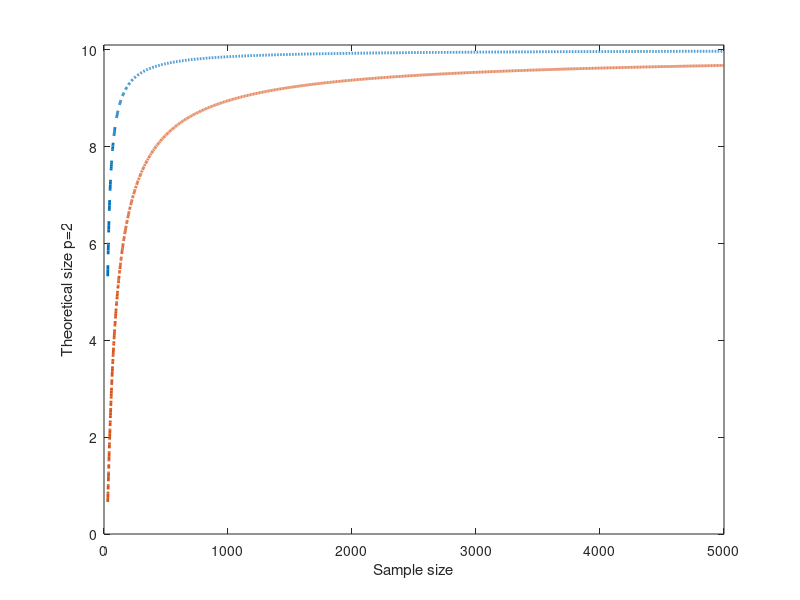

Here is the MATLAB script that generated this plot: (Note: this script raises an error after producing the figure.)
%% Theoretical individual and simultaneous size
%
% This file creates Figures A.15 and A.16


%% Create Figure A.15: plot of the size when p=2
close all
p=2;
n=30:5000;
lwd=2;
pro=1000*(1-betacdf(n*chi2inv(0.99,1)./(n-p).^2,0.5,(n-p-1)/2));
plot(n,pro,'--','LineWidth',lwd)
ylim([0 10.1])
xlabel('Sample size')
hold('on')
pstar=(betacdf(n.*chi2inv(1-0.01./n,1)./((n-p).^2),0.5,(n-p-1)/2));
ps=1000*(1-pstar.^n);
disp(1000*ps)
plot(n,ps,'-.','LineWidth',lwd)
ylabel('Theoretical size p=2')
yline(10)
legend({'Individual test' 'Simultaneous test' '10=Nominal size'},'Location','best')

prin=0;
if prin==1
    % print to postscript
    print -depsc theosizep2.eps;
else
    title("Figure A.15")
end

%% Create Figure A.16: plot of the size when p=10
close all
p=10;
n=30:5000;
lwd=2;
pro=1000*(1-betacdf(n*chi2inv(0.99,1)./(n-p).^2,0.5,(n-p-1)/2));
plot(n,pro,'--','LineWidth',lwd)
ylim([0 10.1])
xlabel('Sample size')
hold('on')
pstar=(betacdf(n.*chi2inv(1-0.01./n,1)./((n-p).^2),0.5,(n-p-1)/2));
ps=1000*(1-pstar.^n);
disp(1000*ps)
plot(n,ps,'-.','LineWidth',lwd)
ylabel('Theoretical size p=10')
yline(10)
legend({'Individual test' 'Simultaneous test' '10=Nominal size'},'Location','best')
prin=0;
if prin==1
    % print to postscript
    print -depsc theosizep10.eps;
else
    title("Figure A.16")
end

%InsideREADME 